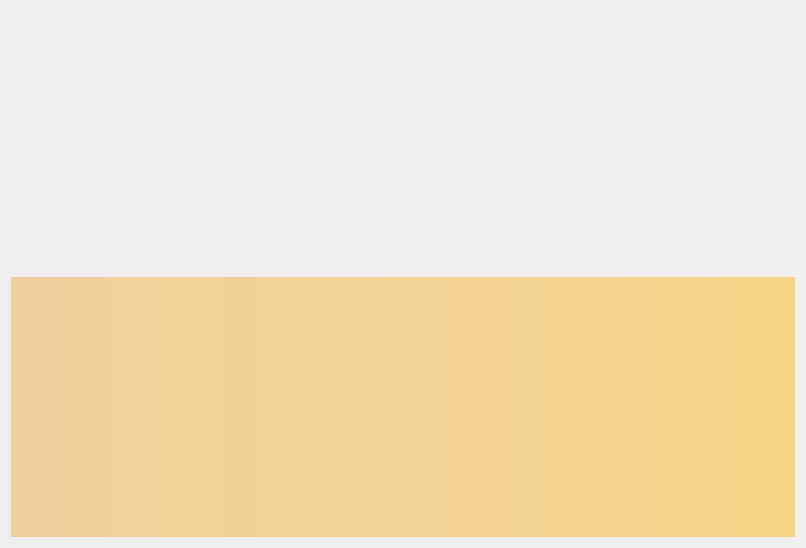
<?xml version="1.0" encoding="UTF-8"?>
<ui version="4.0">
 <class>MessagingPage</class>
 <widget class="QWidget" name="MessagingPage">
  <property name="geometry">
   <rect>
    <x>0</x>
    <y>0</y>
    <width>806</width>
    <height>548</height>
   </rect>
  </property>
  <property name="windowTitle">
   <string>Form</string>
  </property>
  <layout class="QVBoxLayout" name="topLayout">
   <item>
    <widget class="QLabel" name="lblComing">
     <property name="text">
      <string/>
     </property>
     <property name="pixmap">
      <pixmap resource="../talkcoin.qrc">:/images/coming</pixmap>
     </property>
     <property name="alignment">
      <set>Qt::AlignCenter</set>
     </property>
    </widget>
   </item>
   <item>
    <widget class="QLabel" name="labelAlerts">
     <property name="visible">
      <bool>false</bool>
     </property>
     <property name="styleSheet">
      <string notr="true">background-color: qlineargradient(x1: 0, y1: 0, x2: 1, y2: 0, stop:0 #F0D0A0, stop:1 #F8D488); color:#000000;</string>
     </property>
     <property name="wordWrap">
      <bool>true</bool>
     </property>
     <property name="margin">
      <number>3</number>
     </property>
    </widget>
   </item>
  </layout>
 </widget>
 <resources>
  <include location="../talkcoin.qrc"/>
 </resources>
 <connections/>
</ui>
